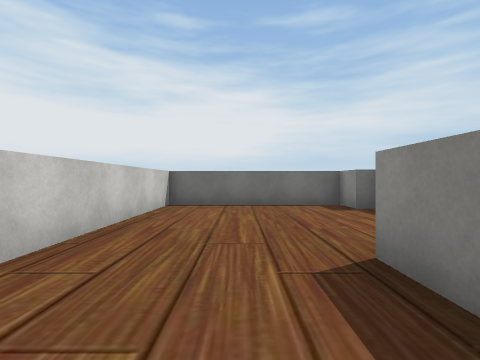
view 1 (above)

22 first-person views from a walk through a Unity game level. The camera is 1.3 m above the floor, looks level and sees 85° across. The floor is counted in squares, 2 m on a side. Each view is taken from the middle of a square. On the plan, view 1 faces up. The plan holds only what a view shows up to about 9 squares ahead; the rest is blank. The place goes on beyond the plan. Some surface patterns are stand-ins.

view 2
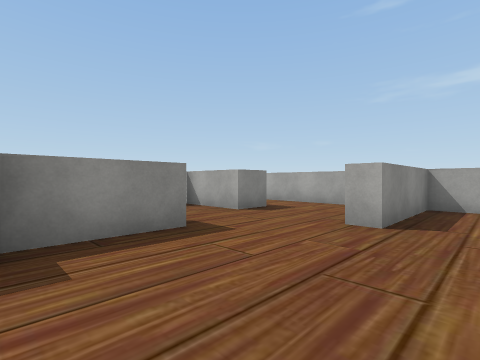

view 3
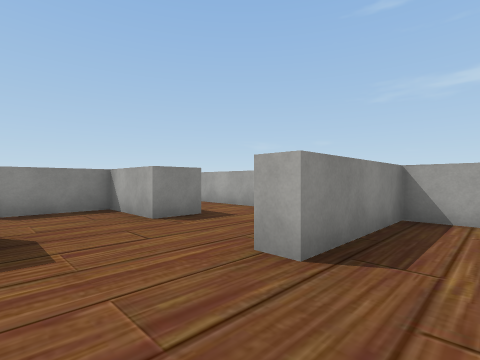

view 4
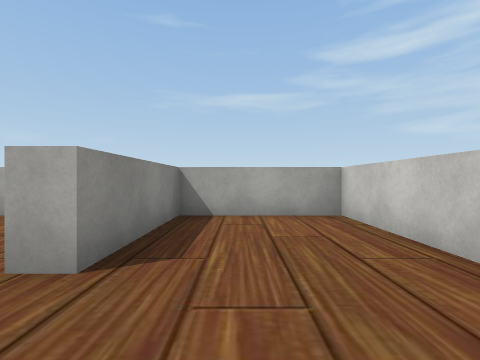

view 5
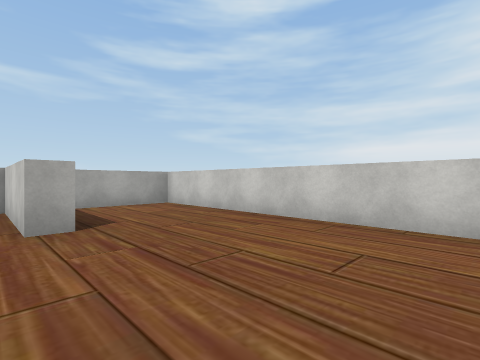

view 6
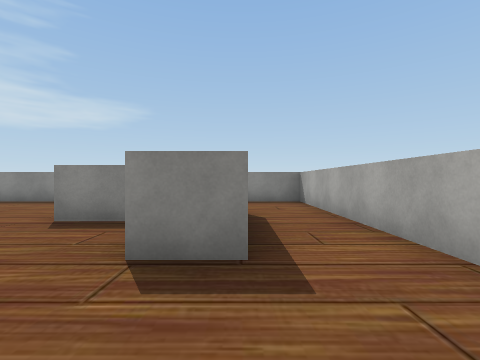

view 7
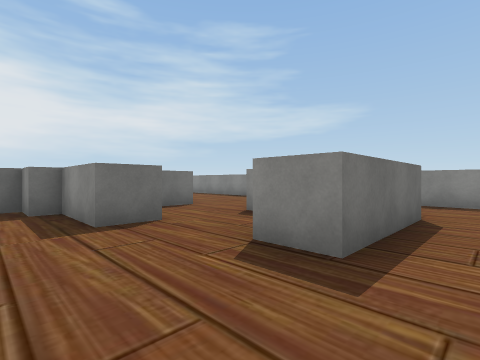

view 8
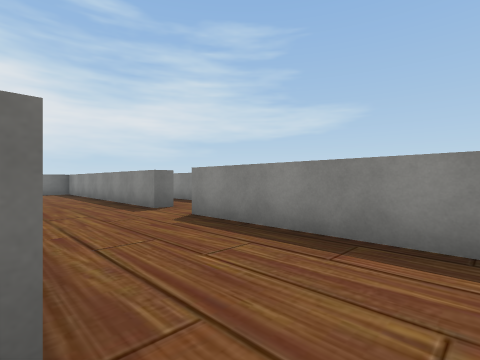

view 9
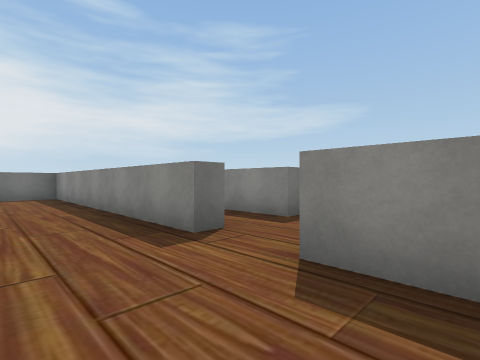

view 10
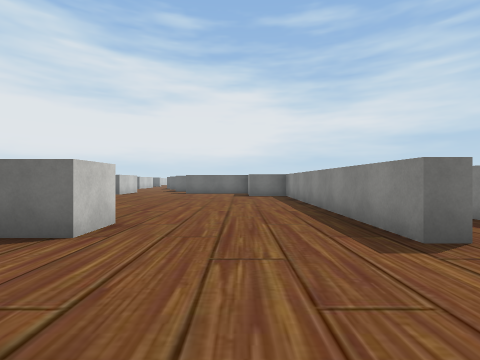

view 11
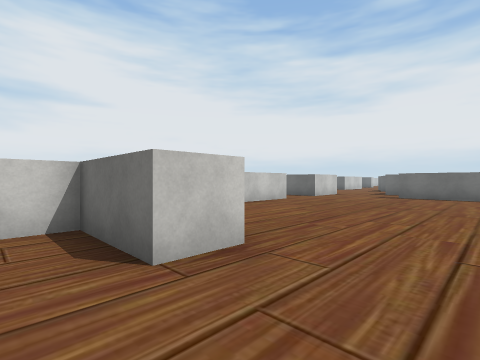

view 12
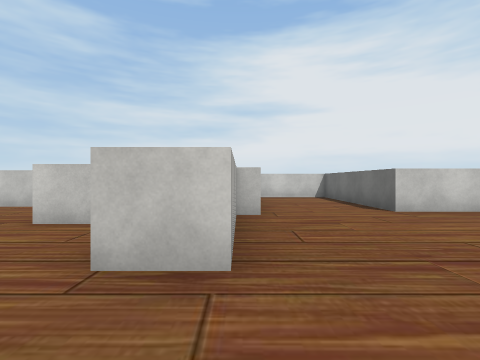

view 13
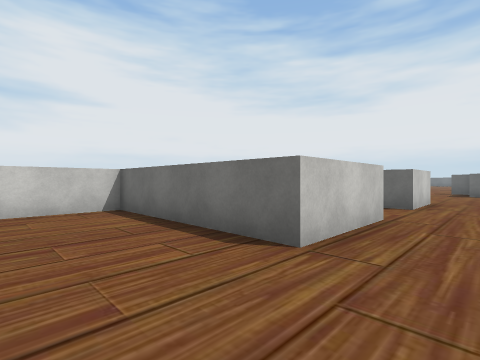

view 14
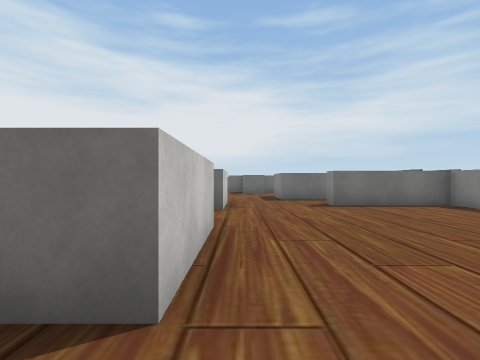

view 15
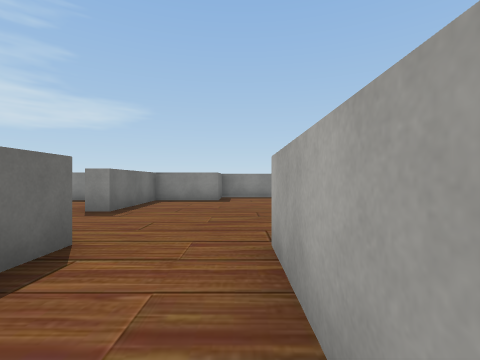

view 16
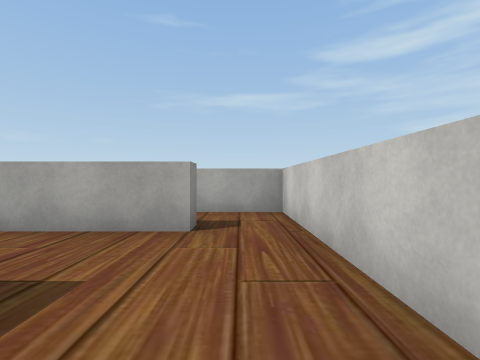

view 17
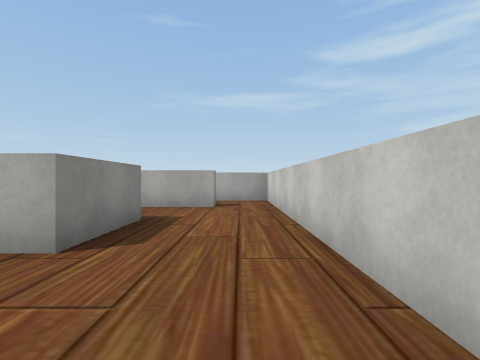

view 18
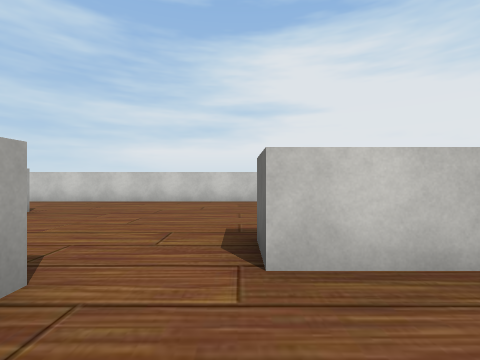

view 19
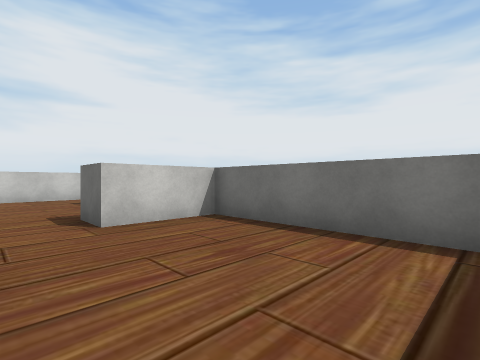

view 20
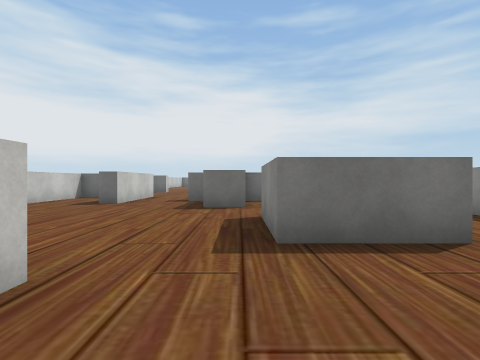

view 21
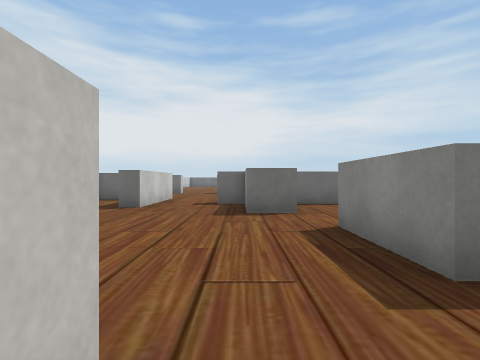

view 22
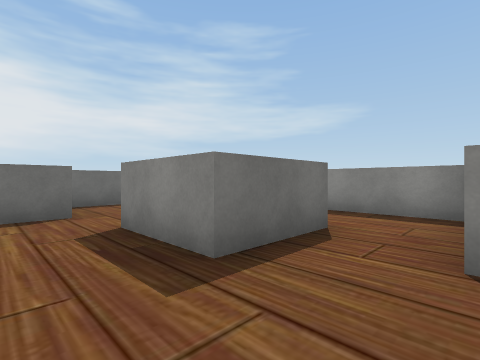

### Floor plan
Ten units are one square. View 1 is at (0, 0); x grows to the right and y downward. Boxes are objects, and circles mark ways between rooms. Rooms are numbered by the first view taken in them; rooms with no view inside come last. Other rooms are left out.
<svg viewBox="-24 -252 134 265">
<path fill="none" stroke="#000" d="M41 -39 31 -39 31 -59M26 -59 26 -69 -19 -69 -19 8 11 8 11 -22 16 -22 16 8 75 8M72 -9 41 -9 41 -19 61 -19 61 -40M35 -69 61 -69 61 -59 41 -59 41 -39M26 -127 26 -102 -19 -102 -19 -82M105 -57 99 -57 99 -137 84 -137 84 -157 54 -157 54 -162M26 -168 26 -147M65 -177 44 -177M-19 -107 -1 -107M75 8 99 8 99 -42M6 -146 6 -167M-4 -121 -4 -127 26 -127M26 -147 18 -147M-19 -166 -19 -107M31 -215 31 -228M44 -177 44 -198M6 -167 11 -167M6 -236 6 -222 1 -222M79 -232 41 -232 41 -212 31 -212M84 -176 84 -200M-10 -247 -18 -247M-19 -240 -19 -166M84 -164 84 -176"/>
<circle cx="60" cy="-15" r="3" fill="#2a7"/>
<circle cx="-10" cy="-120" r="3" fill="#2a7"/>
<circle cx="15" cy="-135" r="3" fill="#2a7"/>
<circle cx="35" cy="-175" r="3" fill="#2a7"/>
<circle cx="60" cy="-170" r="3" fill="#2a7"/>
<circle cx="-5" cy="-155" r="3" fill="#2a7"/>
<circle cx="75" cy="-185" r="3" fill="#2a7"/>
<text x="20" y="-30">1</text>
<text x="60" y="-100">2</text>
<text x="0" y="-140">3</text>
<text x="30" y="-200">4</text>
<text x="70" y="-170">5</text>
</svg>
Room 1 opens to room 2. Room 2 opens to room 3. Room 2 opens to room 4. Room 2 opens to room 5. Room 3 opens to room 4. Room 4 opens to room 5.

Where each view was taken, in squares from view 1:
view 1: 0 up, 0 right, facing up
view 2: 6 up, 0 right, facing down-right
view 3: 4 up, 0 right, facing down-right
view 4: 4 up, 0 right, facing down
view 5: 6 up, 2 right, facing down-left
view 6: 1 up, 2 right, facing right
view 7: 0 up, 2 right, facing up-right
view 8: 0 up, 7 right, facing up-right
view 9: 3 up, 8 right, facing up-right
view 10: 3 up, 8 right, facing up
view 11: 5 up, 8 right, facing up-left
view 12: 7 up, 8 right, facing left
view 13: 8 up, 4 right, facing up-left
view 14: 9 up, 3 right, facing up
view 15: 13 up, 0 right, facing right
view 16: 16 up, 1 left, facing down
view 17: 19 up, 1 left, facing down
view 18: 21 up, 6 right, facing left
view 19: 20 up, 8 right, facing up-left
view 20: 15 up, 4 right, facing up
view 21: 16 up, 3 right, facing up
view 22: 16 up, 3 right, facing up-right
